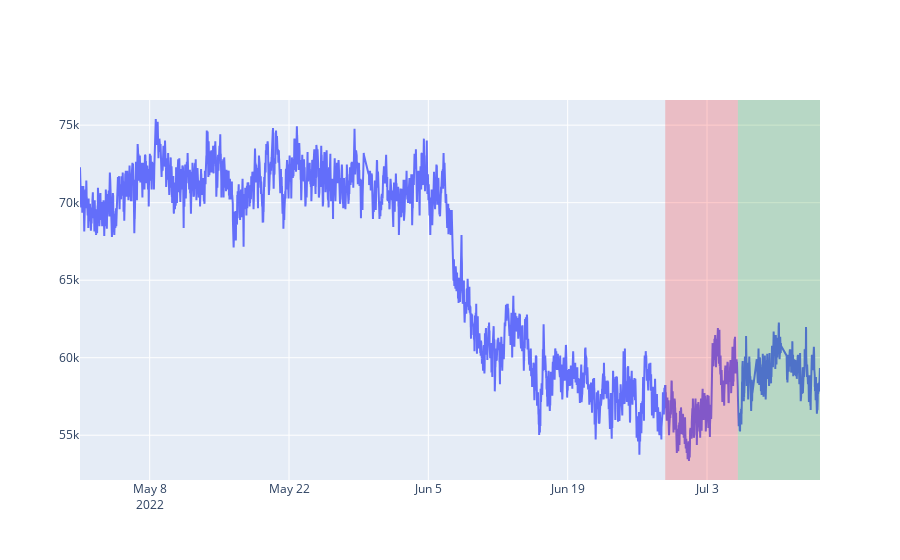

Here is the notebook cell this chart was saved with:
### Code cell
fig = go.Figure()
fig.add_trace(go.Scatter(x=data.date,y=data.OT,line=dict(width=2)))
fig.add_vrect(
    x0=data.date.iloc[int(data.shape[0]*0.8)],
    x1=data.date.iloc[int(data.shape[0]*0.9)],
    fillcolor="red",
    opacity=0.2,
    line_width=0,
)

fig.add_vrect(
    x0=data.date.iloc[int(data.shape[0]*0.9)],
    x1=data.date.iloc[-1],
    fillcolor="green",
    opacity=0.2,
    line_width=0,
)

### Figure 1 — Plotly figure (JSON) as saved in the notebook; plotly's stock layout.template omitted (floating-point values rounded to 4 significant figures; data arrays with more than 128 entries replaced by an {"elided": "..."} marker saying what was removed)
{"data": [{"line": {"width": 2}, "type": "scatter", "x": {"elided": "6929 str values"}, "y": {"elided": "6929 int values"}}], "layout": {"shapes": [{"fillcolor": "red", "line": {"width": 0}, "opacity": 0.2, "type": "rect", "x0": "2022-06-28 19:15:00.000", "x1": "2022-07-06 02:30:00.000", "xref": "x", "y0": 0, "y1": 1, "yref": "y domain"}, {"fillcolor": "green", "line": {"width": 0}, "opacity": 0.2, "type": "rect", "x0": "2022-07-06 02:30:00.000", "x1": "2022-07-14 08:30:00.000", "xref": "x", "y0": 0, "y1": 1, "yref": "y domain"}]}}
